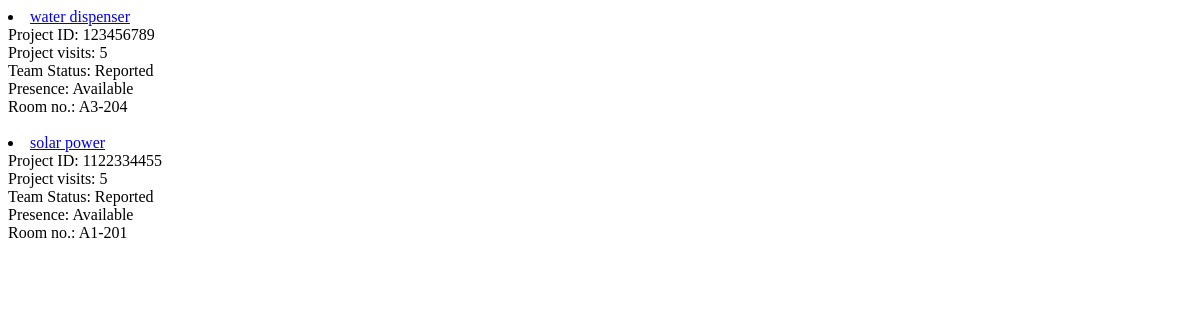
The app's page /, older data.
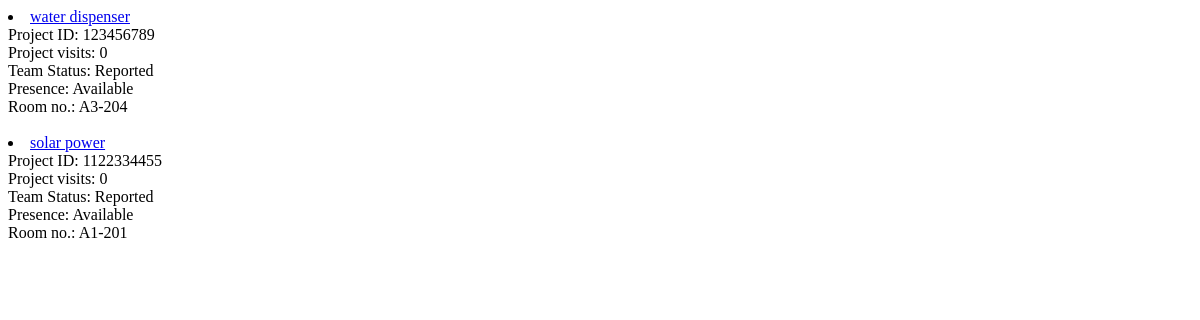
The same page, newer data.
### project_status/models.py (models this page shows)
class Project(models.Model):
    project_title = models.CharField(max_length=200, default="--null--")
    project_id = models.CharField(max_length=20, primary_key=True)
    status = models.BooleanField()
    visits = models.IntegerField()
    team_presence = models.BooleanField()
    room_allocation = models.CharField(max_length=10, default="--null--")

### project_status/views.py (the view)
# urls.py: 2. Add a URL to urlpatterns:  path('', views.home, name='home')
def home(request):
    data = Project.objects.all()
    dict = {
        'data':data,
    }
    return render(request, 'project_status/index.html', dict)

### project_status/templates/project_status/index.html (shortened to what this page needs)
<!DOCTYPE html>
<html lang="en">
<head>
</head>
<body>
        {% for items in data %}
            <li>
                <a href="{% url 'project_details' items.project_id%}">
                    {{items.project_title}}
                </a>
                <br>
                Project ID: {{items.project_id}}
                <br>
                Project visits: {{items.visits}}
                <br>
                {% if items.status == True %}
                    Team Status: Reported
                {% else %}
                    Team Status: Not Reported
                {% endif %}
                <br>
                {% if items.team_presence == True %}
                    Presence: Available
                {% else %}
                    Presence: Unavailable
                {% endif %}
                <br>
                Room no.: {{items.room_allocation}}
                <br>
                <br>
            </li>
        {% endfor %}
</body>
</html>

Row changes from the older to the newer data that the page shows:
changed Project "water dispenser": visits "5" → "0"
changed Project "solar power": visits "5" → "0"
